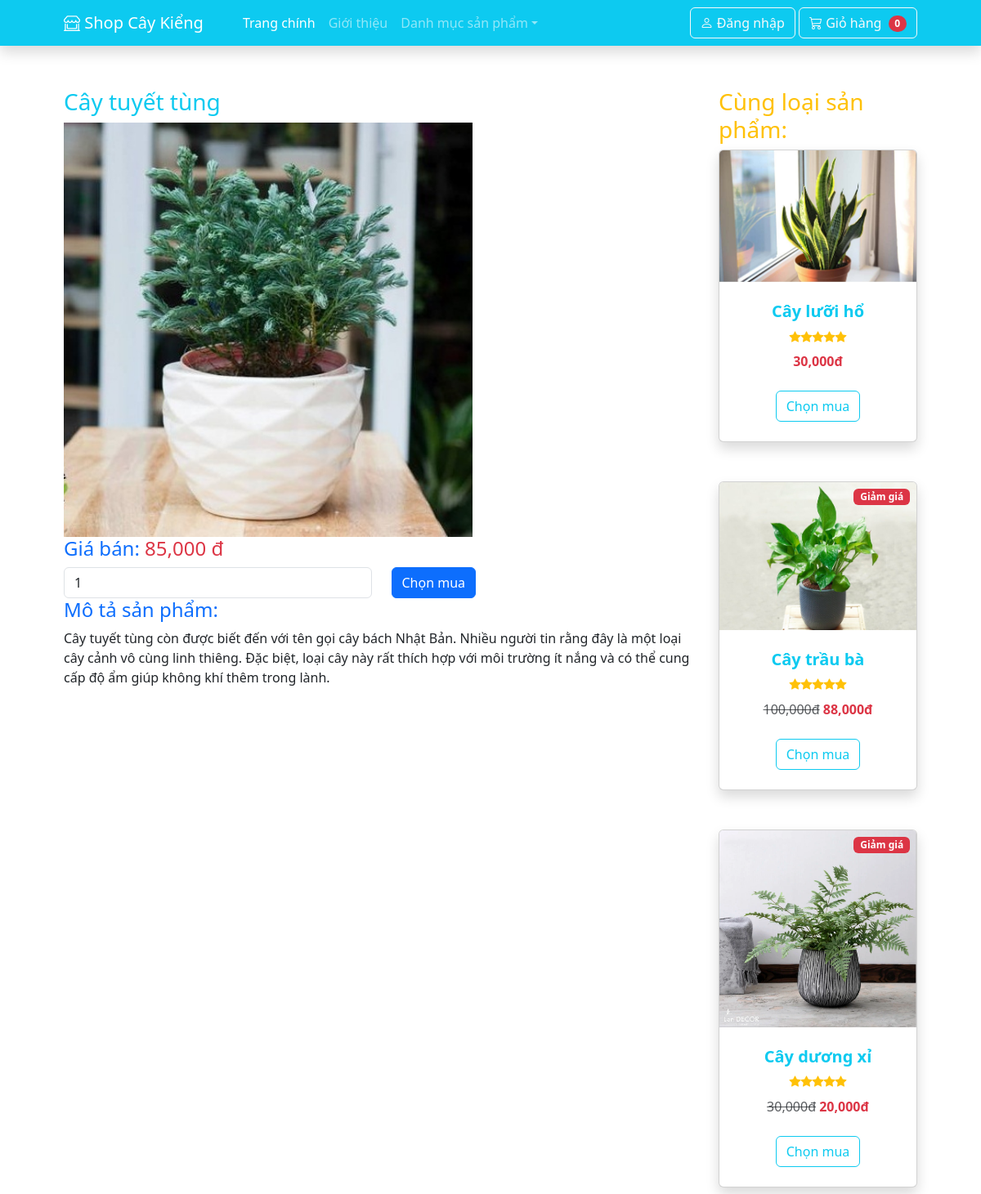
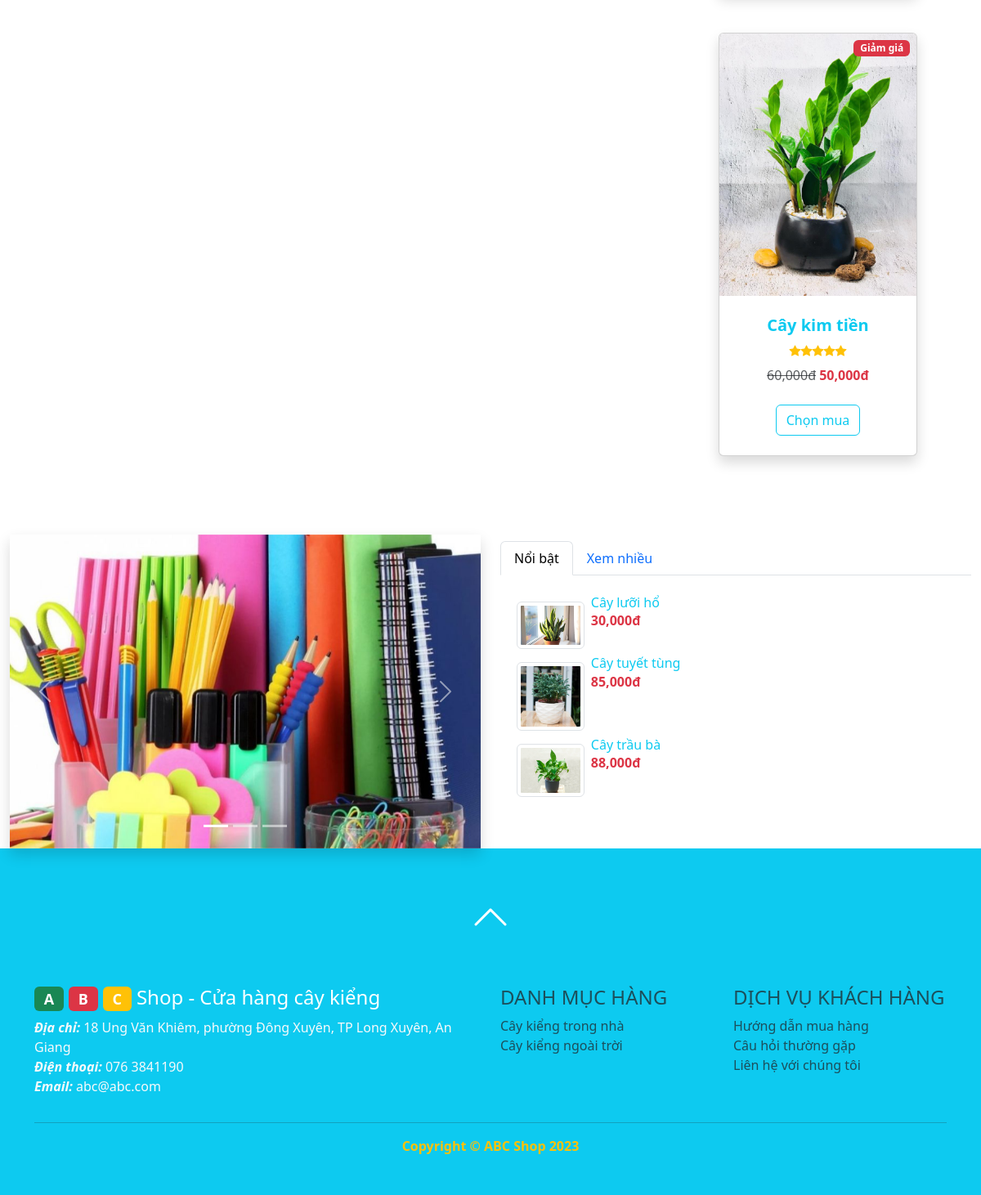
/index.php?action=detail&id=2, run on the app's committed database (2 pictures, top to bottom).
### tables this page shows
CREATE TABLE `sanpham` (
  `id` int(11) NOT NULL,
  `tensp` text NOT NULL,
  `phanloaisp` int(11) NOT NULL,
  `mota` text NOT NULL,
  `giagoc` float NOT NULL,
  `giaban` float NOT NULL,
  `soluongton` int(11) NOT NULL,
  `hinhanh` text NOT NULL,
  `luotxem` int(11) NOT NULL,
  `luotmua` int(11) NOT NULL
);

CREATE TABLE `phanloai` (
  `id` int(11) NOT NULL,
  `tenpl` text NOT NULL
);

### model/sanpham.php (called while the page is built, shortened)
<?php
class SANPHAM
{
    public function laysanphamtheophanloai($phanloaisp)
    {
        $dbcon = DATABASE::connect();
        try {
            $sql = "SELECT * FROM sanpham WHERE phanloaisp=:madm";
            $cmd = $dbcon->prepare($sql);
            $cmd->bindValue(":madm", $phanloaisp);
            $cmd->execute();
            $result = $cmd->fetchAll();
            return $result;
        } catch (PDOException $e) {
            $error_message = $e->getMessage();
            echo "<p>Lỗi truy vấn: $error_message</p>";
            exit();
        }
    }
    public function laysanphamtheoid($id)
    {
        $dbcon = DATABASE::connect();
        try {
            $sql = "SELECT * FROM sanpham WHERE id=:id";
            $cmd = $dbcon->prepare($sql);
            $cmd->bindValue(":id", $id);
            $cmd->execute();
            $result = $cmd->fetch();
            return $result;
        } catch (PDOException $e) {
            $error_message = $e->getMessage();
            echo "<p>Lỗi truy vấn: $error_message</p>";
            exit();
        }
    }
    public function laysanphamxemnhieu()
    {
        $dbcon = DATABASE::connect();
        try {
            $sql = "SELECT * FROM sanpham ORDER BY luotxem DESC LIMIT 3";
            $cmd = $dbcon->prepare($sql);
            $cmd->execute();
            $result = $cmd->fetchAll();
            return $result;
        } catch (PDOException $e) {
            $error_message = $e->getMessage();
            echo "<p>Lỗi truy vấn: $error_message</p>";
            exit();
        }
    }
}

### model/phanloai.php (called while the page is built, shortened)
<?php
class PHANLOAI{
    public function layphanloai(){
        $dbcon = DATABASE::connect();
        try{
            $sql = "SELECT * FROM phanloai";
            $cmd = $dbcon->prepare($sql);
            $cmd->execute();
            $result = $cmd->fetchAll();
            return $result;
        }
        catch(PDOException $e){
            $error_message = $e->getMessage();
            echo "<p>Lỗi truy vấn: $error_message</p>";
            exit();
        }
    }
}
?>

### public/detail.php (the view, shortened to what this page needs)
<?php include("inc/top.php"); ?>
<div class="row">
  <div class="col-sm-9">
    <h3 class="text-info"><?php echo $spct["tensp"]; ?></h3>
    <div><img width="500px" src="../<?php echo $spct["hinhanh"]; ?>"></div>
    <div>
      <h4 class="text-primary">Giá bán:
        <span class="text-danger"><?php echo number_format($spct["giaban"]); ?> đ</span>
      </h4>
      <form method="post" class="form-inline">
        <div class="row">
          <div class="col">
            <input type="number" class="form-control" name="soluong" value="1">
          </div>
          <div class="col">
            <input type="submit" class="btn btn-primary" value="Chọn mua">
          </div>
        </div>
      </form>
    </div>
    <div>
      <h4 class="text-primary">Mô tả sản phẩm: </h4>
      <p><?php echo $spct["mota"]; ?></p>
    </div>
    <br>
  </div>
  <div class="col-sm-3">
    <h3 class="text-warning">Cùng loại sản phẩm:</h3>
    <?php
    foreach ($sanpham as $s) :
      if ($s["id"] != $spct["id"]) {
    ?>
        <div>
          <div class="col mb-5">
            <div class="card h-100 shadow">
              <?php if ($s["giaban"] != $s["giagoc"]) { ?>
                <div class="badge bg-danger text-white position-absolute" style="top: 0.5rem; right: 0.5rem">Giảm giá</div>
              <?php }
              ?>
              <a href="?action=detail&id=<?php echo $s["id"]; ?>">
                <img class="card-img-top" src="../<?php echo $s["hinhanh"]; ?>" alt="<?php echo $s["tensp"]; ?>" />
              </a>
              <div class="card-body p-4">
                <div class="text-center">
                  <a class="text-decoration-none" href="?action=detail&id=<?php echo $s["id"]; ?>">
                    <h5 class="fw-bolder text-info"><?php echo $s["tensp"]; ?></h5>
                  </a>
                  <div class="d-flex justify-content-center small text-warning mb-2">
                    <div class="bi-star-fill"></div>
                    <div class="bi-star-fill"></div>
                    <div class="bi-star-fill"></div>
                    <div class="bi-star-fill"></div>
                    <div class="bi-star-fill"></div>
                  </div>
                  <?php if ($s["giaban"] != $s["giagoc"]) { ?>
                    <span class="text-muted text-decoration-line-through"><?php echo number_format($s["giagoc"]); ?>đ</span><?php }
                                                                                                                            ?>
                  <span class="text-danger fw-bolder"><?php echo number_format($s["giaban"]); ?>đ</span>
                </div>
              </div>
              <div class="card-footer p-4 pt-0 border-top-0 bg-transparent">
                <div class="text-center"><a class="btn btn-outline-info mt-auto" href="#">Chọn mua</a></div>
              </div>
            </div>
          </div>
        </div>
    <?php
      }
    endforeach;
    ?>
  </div>
</div>
<?php include("inc/bottom.php"); ?>

### public/inc/bottom.php (shortened to what this page needs)
            </div>
        </section>
        <section>
            <div class="container-fluid">
                <div class="row">
                    <div class="col-md-6">
                        <?php include("inc/carousel.php"); ?>
                    </div>
                    <div class="col-md-6 pt-2">
                      <ul class="nav nav-tabs" role="tablist">
                        <li class="nav-item">
                          <a class="nav-link active" data-bs-toggle="tab" href="#menu1">Nổi bật</a>
                        </li>
                        <li class="nav-item">
                          <a class="nav-link" data-bs-toggle="tab" href="#menu2">Xem nhiều</a>
                        </li>
                      </ul>
                      <div class="tab-content">
                        <div id="menu1" class="container tab-pane active"><br>
                          <?php include("inc/topview.php"); ?>
                        </div>
                      </div>
                    </div>
                </div>
            </div>
        </section>
        <footer class="py-5 bg-info">
            <div class="text-center mb-5"><a class="text-warning" href="#top"><i class="bi bi-chevron-up"  style="font-size: 3rem; font-weight: bold; color:white;"></i></a></div>
            <div class="container">
                <div class="row">
                    <div class="col-md-6 text-light">
                        <a href="index.php" class="text-decoration-none text-white">
                        <h4><span class="badge text-white bg-success">A</span>
                            <span class="badge text-white bg-danger">B</span>
                            <span class="badge text-white bg-warning">C</span> Shop - Cửa hàng cây kiểng</h4></a>
                        <p><b><i>Địa chỉ:</i></b> 18 Ung Văn Khiêm, phường Đông Xuyên, TP Long Xuyên, An Giang<br>
                            <b><i>Điện thoại:</i></b> 076 3841190<br>
                            <b><i>Email:</i></b> abc@abc.com</p>
                    </div>
                    <div class="col-md-3 text-muted">
                        <h4>DANH MỤC HÀNG</h4>
                        <?php foreach ($phanloai as $l): ?>
                            <a class="list-group-item" href="?action=group&id=<?php echo $l["id"]; ?>">
							<?php echo $l["tenpl"]; ?>
							</a>
                        <?php endforeach; ?>
                    </div>
                    <div class="col-md-3 text-muted">
                        <h4>DỊCH VỤ KHÁCH HÀNG</h4>
                        <a href="#" class="list-group-item">Hướng dẫn mua hàng</a>
                        <a href="#" class="list-group-item">Câu hỏi thường gặp</a>
                        <a href="#" class="list-group-item">Liên hệ với chúng tôi</a>
                    </div>
                </div>
                <hr>
                <p class="m-0 text-center text-warning fw-bolder">Copyright &copy; ABC Shop 2023</p></div>
        </footer>
    </body>
</html>

### public/inc/topview.php
<div class="d-flex flex-column">
<?php foreach($sanphamxemnhieu as $x): ?>
	<div style="max-height:100px"><a class="text-decoration-none" href="index.php?action=detail&id=<?php echo $x["id"]; ?>">
		<img style="max-width:15%" class="img-thumbnail float-start m-2"
			src="../<?php echo $x["hinhanh"]; ?>"
			alt="<?php echo $x["tensp"]; ?>">
		<h6 class="card-title text-info"><?php echo $x["tensp"]; ?></h6>
		<p class="card-text text-danger fw-bold"><?php echo number_format($x["giaban"]); ?>đ</p>	</a>
	</div>
<?php endforeach; ?>
</div>

### data on the page
sanpham: tensp "Cây tuyết tùng", hinhanh (picture), giaban "85,000", mota "Cây tuyết tùng còn được biết đến với tên gọi cây bách Nhật Bản. Nhiều người tin rằng đây là một loại cây cảnh vô cùng linh thiêng. Đặc biệt, loại cây này rất thích hợp với môi trường ít nắng và có thể cung cấp độ ẩm giúp không khí thêm trong lành."
sanpham: hinhanh (picture), tensp "Cây lưỡi hổ", giaban "30,000"
sanpham: shows "Giảm giá", hinhanh (picture), tensp "Cây trầu bà", giagoc "100,000", giaban "88,000"
sanpham: shows "Giảm giá", hinhanh (picture), tensp "Cây dương xỉ", giagoc "30,000", giaban "20,000"
sanpham: shows "Giảm giá", hinhanh (picture), tensp "Cây kim tiền", giagoc "60,000", giaban "50,000"
phanloai: tenpl "Cây kiểng trong nhà"
phanloai: tenpl "Cây kiểng ngoài trời"
